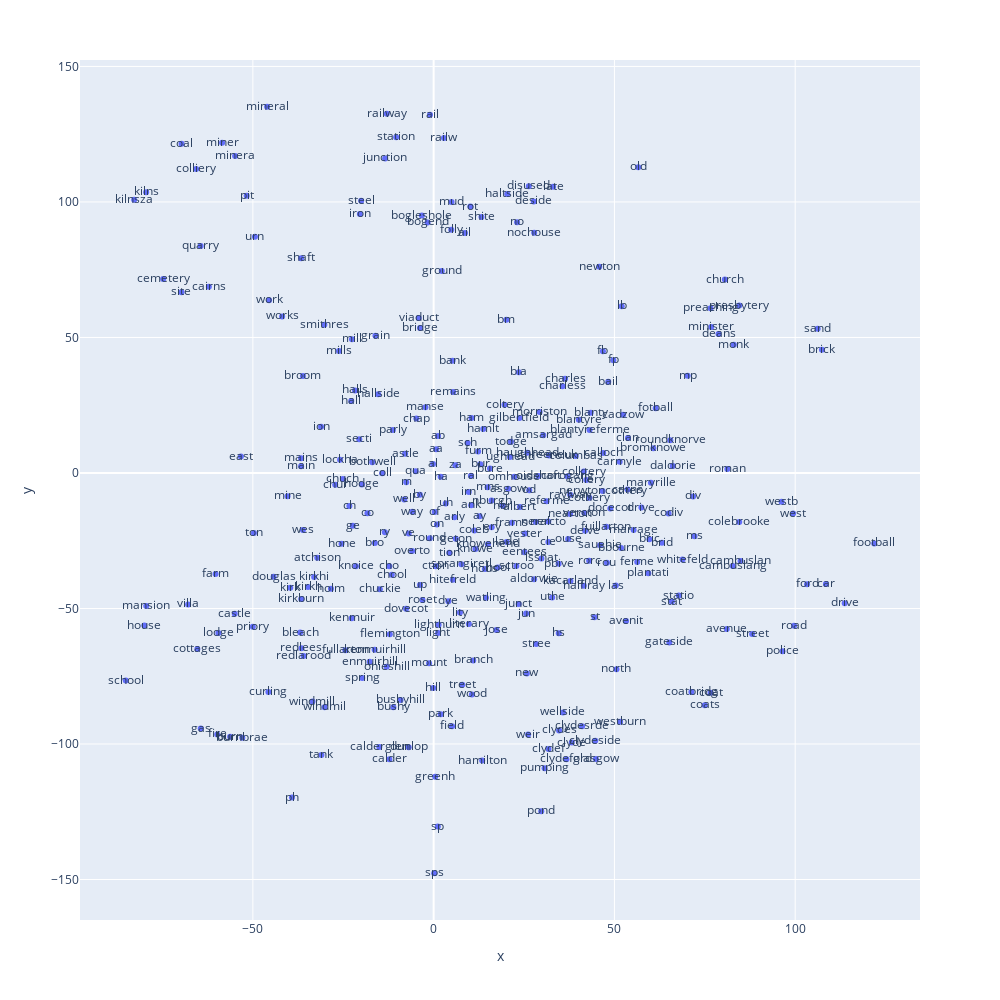

The cell this chart's notebook holds for it:
### Code cell
# visualize only the unique text labels in 2D scatter plot
# i.e. remove all numbers and duplicates
data_text_unique =data[data.text.str.isalpha()].drop_duplicates(subset='text')
fig = px.scatter(data_text_unique, x="x", y="y", text='text', width=1000, height=1000,)
fig.show()

### Figure 1 — Plotly figure (JSON) as saved in the notebook; plotly's stock layout.template omitted (floating-point values rounded to 4 significant figures; data arrays with more than 128 entries replaced by an {"elided": "..."} marker saying what was removed)
{"data": [{"hovertemplate": "x=%{x}<br>y=%{y}<br>text=%{text}<extra></extra>", "legendgroup": "", "marker": {"color": "#636efa", "symbol": "circle"}, "mode": "markers+text", "name": "", "orientation": "v", "showlegend": false, "text": {"elided": "307 str values"}, "type": "scatter", "x": {"elided": "307 float values"}, "xaxis": "x", "y": {"elided": "307 float values"}, "yaxis": "y"}], "layout": {"height": 1000, "legend": {"tracegroupgap": 0}, "margin": {"t": 60}, "width": 1000, "xaxis": {"anchor": "y", "domain": [0, 1], "title": {"text": "x"}}, "yaxis": {"anchor": "x", "domain": [0, 1], "title": {"text": "y"}}}}
